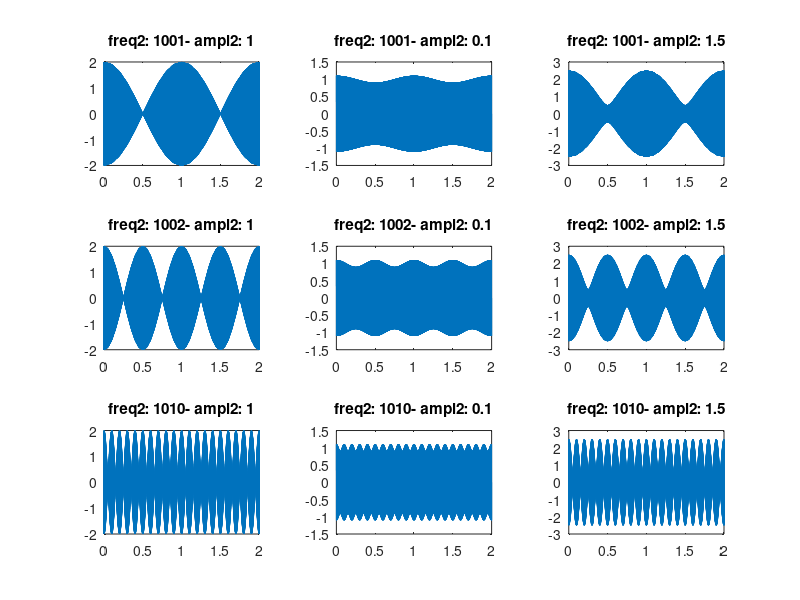
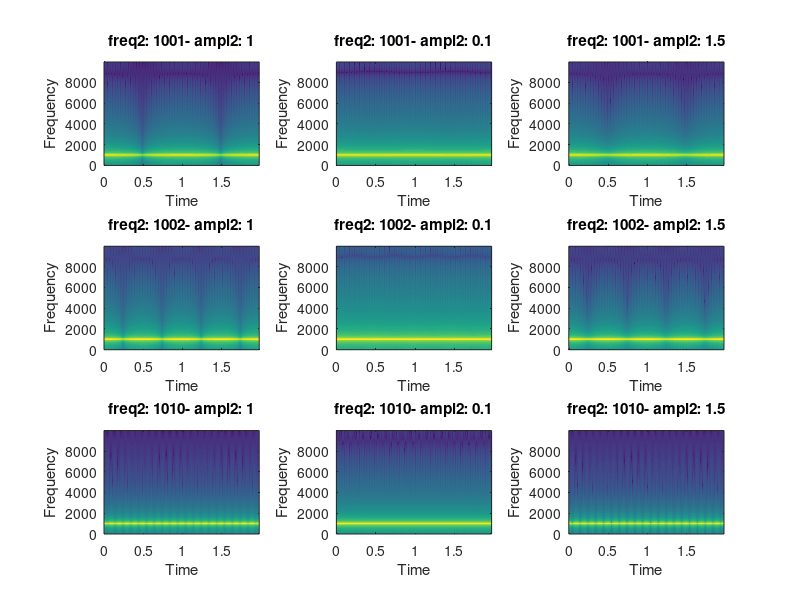

Recreate these plots in MATLAB, in order.
clear;clc

fs = 20000;
intlv = 1/fs;
secs = 2;
tim = intlv:intlv:secs;

freq1 = 1000;
ampl1 = 1;
index = 1; 

for freq2 = [1001 1002 1010]
    for ampl2 = [1 0.1 1.5]

        wave1 = sin(tim*2*pi*freq1)*ampl1;
        wave2 = sin(tim*2*pi*freq2)*ampl2;

        addwav = wave1 + wave2;

        figure(1)
        subplot(3, 3, index);
        plot(tim, addwav);
        title(['freq2: ', mat2str(freq2), '- ampl2: ', mat2str(ampl2)])

        figure(2)
        subplot(3, 3, index)
        specgram(addwav, 512, fs);
        title(['freq2: ', mat2str(freq2), '- ampl2: ', mat2str(ampl2)])

        index = index + 1;
    end
end